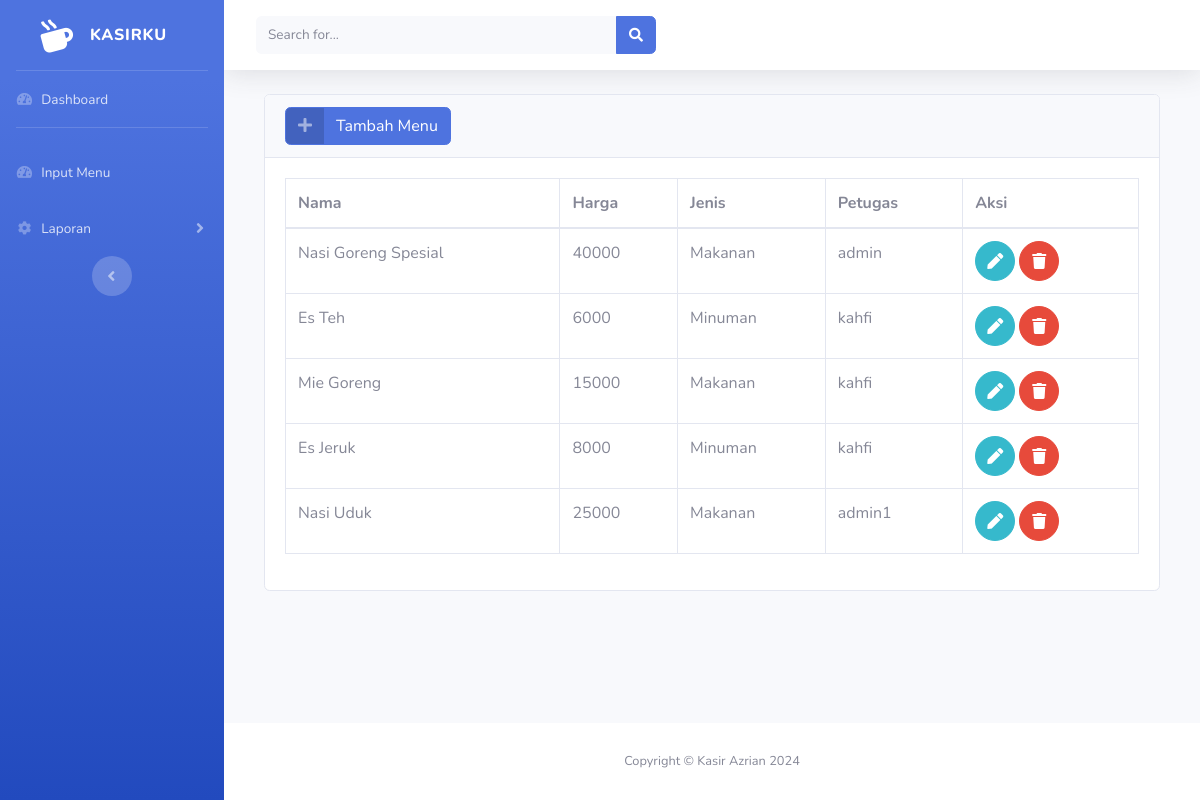
Page /home_manajer.php?url=input_menu on the committed database.
### tables this page shows
CREATE TABLE `menu` (
  `id_menu` int(11) NOT NULL,
  `nama` varchar(30) NOT NULL,
  `harga` int(11) NOT NULL,
  `jenis` enum('Makanan','Minuman') NOT NULL,
  `username` varchar(20) NOT NULL
);

### input_menu.php (the view)
<div class="card">
    <div class="card-header">
    <a href="?url=tambah_menu" class="btn btn-primary btn-icon-split">
        <span class="icon text-white-50">
            <i class="fas fa-plus"></i>
        </span>
         <span class="text">Tambah Menu</span>
    </a>
    </div>
    <div class="card-body">
        <div class="table-responsive">
        <table class="table table-bordered" id="dataTable" width="100%" cellspacing="0">
            <thead>
                <tr>
                    <th>Nama</th>
                    <th>Harga</th>
                    <th>Jenis</th>
                    <th>Petugas</th>
                    <th>Aksi</th>
                </tr>
            </thead>
            <tbody>
                <?php
                include'koneksi.php';
                $query = mysqli_query ($koneksi, "SELECT * FROM menu");
                while($data = mysqli_fetch_array($query)){ ?>
                <tr>
                    <td><?= $data[1];?></td>
                    <td><?= $data[2];?></td>
                    <td><?= $data[3];?></td>
                    <td><?= $data[4];?></td>
                    <td><a href="?url=edit_menu&id_menu=<?= $data[0]; ?>" class="btn btn-info btn-circle">
                            <i class="fas fa-pen"></i>
                        </a>
                        <a href="?url=del_menu&id_menu=<?= $data[0]; ?>" class="btn btn-danger btn-circle">
                            <i class="fas fa-trash"></i>
                        </a>
                    </td>
                </tr>
                <?php
            }
                ?>
            </tbody>
        </table>
        </div>
    </div>
</div>

### home_manajer.php (shortened to what this page needs)
<!DOCTYPE html>
<html lang="en">
<head>
    <link href="vendor/fontawesome-free/css/all.min.css" rel="stylesheet" type="text/css">
    <link href="css/sb-admin-2.min.css" rel="stylesheet">
</head>
<body id="page-top">
    <div id="wrapper">
        <ul class="navbar-nav bg-gradient-primary sidebar sidebar-dark accordion" id="accordionSidebar">
            <a class="sidebar-brand d-flex align-items-center justify-content-center" href="home_manajer.php">
                <div class="sidebar-brand-icon rotate-n-15">
                    <i class="fas fa-mug-hot"></i>
                </div>
                <div class="sidebar-brand-text mx-3">KasirKU </div>
            </a>
            <hr class="sidebar-divider my-0">
            <li class="nav-item">
                <a class="nav-link" href="home_manajer.php">
                    <i class="fas fa-fw fa-tachometer-alt"></i>
                    <span>Dashboard</span></a>
            </li>
            <hr class="sidebar-divider">
            <li class="nav-item">
                <a class="nav-link" href="?url=input_menu">
                    <i class="fas fa-fw fa-tachometer-alt"></i>
                    <span>Input Menu</span></a>
            </li>
            <li class="nav-item">
                <a class="nav-link collapsed" href="#" data-toggle="collapse" data-target="#collapseTwo"
                    aria-expanded="true" aria-controls="collapseTwo">
                    <i class="fas fa-fw fa-cog"></i>
                    <span>Laporan</span>
                </a>
            </li>
            <div class="text-center d-none d-md-inline">
                <button class="rounded-circle border-0" id="sidebarToggle"></button>
            </div>
        </ul>
        <div id="content-wrapper" class="d-flex flex-column">
            <div id="content">
                <nav class="navbar navbar-expand navbar-light bg-white topbar mb-4 static-top shadow">
                    <form
                        class="d-none d-sm-inline-block form-inline mr-auto ml-md-3 my-2 my-md-0 mw-100 navbar-search">
                        <div class="input-group">
                            <input type="text" class="form-control bg-light border-0 small" placeholder="Search for..."
                                aria-label="Search" aria-describedby="basic-addon2">
                            <div class="input-group-append">
                                <button class="btn btn-primary" type="button">
                                    <i class="fas fa-search fa-sm"></i>
                                </button>
                            </div>
                        </div>
                    </form>
                </nav>
                <div class="container-fluid">
                  <div class="sidebar-brand-text mx-3">
                    <?php
                        $url = @$_GET['url'];
                        if(!empty($url)){
                            switch($url){
                                case 'input_menu' :
                                    include 'input_menu.php';
                                break;
                            }
                        } else {
                            echo "<H4>Selamat Datang di Halaman Manajer.</H4>";
                            echo "<H4>Anda Login Sebagai ".$_SESSION['username']." </H4>";
                        }
                    ?>
                  </div>
                </div>
            </div>
            <footer class="sticky-footer bg-white">
                <div class="container my-auto">
                    <div class="copyright text-center my-auto">
                        <span>Copyright &copy; Kasir Azrian 2024</span>
                    </div>
                </div>
            </footer>
        </div>
    </div>
</body>
</html>

### rows in the picture
menu: nama "Nasi Goreng Spesial", harga "40000", jenis "Makanan", username "admin"
menu: nama "Es Teh", harga "6000", jenis "Minuman", username "kahfi"
menu: nama "Mie Goreng", harga "15000", jenis "Makanan", username "kahfi"
menu: nama "Es Jeruk", harga "8000", jenis "Minuman", username "kahfi"
menu: nama "Nasi Uduk", harga "25000", jenis "Makanan", username "admin1"
